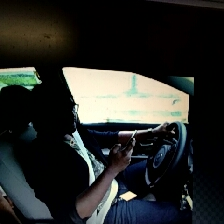
#> input picture image/16/img42_eL3vROd.jpg, 224 x 224 px, found by its file name; its folder holds only this picture in this run
$ python -i BatchProcessor.py   (imports and definitions only)   (Python 2 division)
#> lines starting #> are read from the running program, lines starting #| are printed output that depends on the picture; after the words box and inside, x2 and y2 are one past the last pixel; in counts of white or black regions, pixels touching at a corner belong together
import numpy as np
import cv2
import os
import pickle
from sklearn import svm

scoremap = { "Normal" : 0, "Phone" : -1, "Drinking" : -0.5}

def ClassifyAndScore():
	score=100
	images = os.listdir("image/16")
	#print images
	for i in images:

		if i.endswith(".jpg"):
			cl = ClassifyImage(i)
			os.remove(os.path.join("image/16",i))
			if( score >= 0):
				score += scoremap[cl]


	return score

def ClassifyImage(filename):

#> called with filename = '../image/16/img42_eL3vROd.jpg'
	countlist = {"Normal": 0, "Phone": 0, "Drinking": 0}
	a = []
	b = []
	for i in range(0, 64):
		b.append(0.5)
	a.append(b)

	img = cv2.imread(os.path.join("image/16",filename), 0)
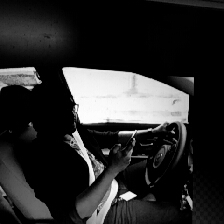
#> img: shape (224, 224); min 0, max 255, mean 43.4
	img = Preprocessing(img)
	kp, des = FeatureExtraction(img)
	print des
	filename = 'finalized_model.sav'
	loaded_model = pickle.load(open(os.path.join( filename), 'rb'))
	if not (type(des) is np.ndarray):


		return "Normal"
	prediction = loaded_model.predict(des)
	print prediction

	#Takes aggregate of predictions on individual descriptors and chooses best class
	for i in prediction:
		countlist[i] +=1

	return max(countlist.items(), key = lambda x: x[1])[0]

#Cropping, Resize, Binary Threshold
def Preprocessing(img):

	croppedx2 = int(img.shape[1]*0.85)
#> croppedx2 = 190
	croppedy2 = int(img.shape[0]*0.85)
#> croppedy2 = 190
	croppedx1 = img.shape[1] - croppedx2
#> croppedx1 = 34
	croppedy1 = img.shape[0] - croppedy2
#> croppedy1 = 34

	#Cropped Image
	crop = img[croppedy1:croppedy2, croppedx1:croppedx2]
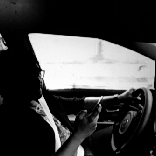
#> crop: shape (156, 156); min 0, max 255, mean 65.4
	#Resized Image
	resize = cv2.resize(crop, (320, 240), interpolation =  cv2.INTER_LINEAR)
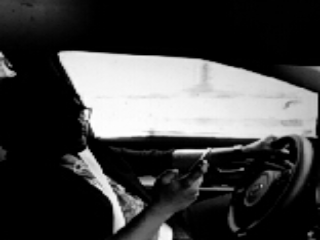
#> resize: shape (240, 320); min 0, max 255, mean 65.4
	#Binary Thresholded Image
	ret, threshed = cv2.threshold( resize, 100, 255, cv2.THRESH_BINARY)
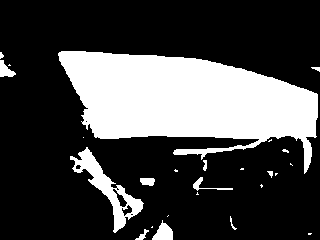
#> threshed: shape (240, 320); 27.1% white; 25 white regions (14 under 20 px), largest, box (x1, y1, x2, y2) and area: (58, 51, 318, 174) 18345, (70, 147, 144, 233) 1539, (152, 220, 173, 240) 252

	return threshed

#Returns keypoints and descriptors of image as a tuple
def FeatureExtraction(img):
#> (the run stopped early here; a loop or call above may not have finished)
